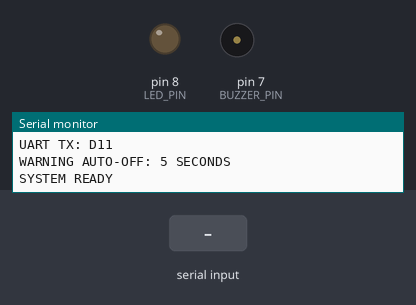
A sketch run on a simulated Arduino Uno, built with avr-gcc and run on an emulated ATmega328P. On the bench: output pins drawn as LEDs (lit = HIGH), buzzer (waves = sounding, pin HIGH), the last lines printed to the serial monitor. The test bench sets the inputs (shaded band).

Above: at 1.4 s.
1.5 s: "ALARM\n" received over the second serial link
At 2.6 s:
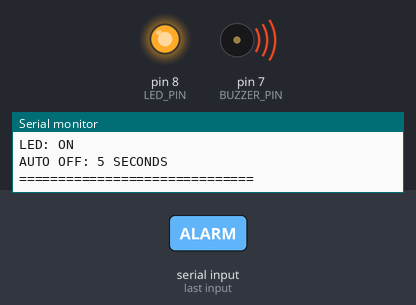
3.0 s: "IMPACT\n" received over the second serial link
4.5 s: "BACKGROUND\n" received over the second serial link
Timing chart, 0 to 9.5 s (numbered marks = the images above; inputs shaded):
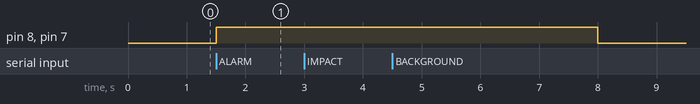

Measured:
- after the input at 1.5 s, pin 8 (LED_PIN), pin 7 (BUZZER_PIN): LOW → HIGH at once

The sketch:

auduino.ino
```cpp
#include <SoftwareSerial.h>

// =====================================
// ESP32 UART COMMUNICATION
// =====================================

SoftwareSerial espSerial(10, 11);

// D10 = RX
// D11 = TX

#define UART_BAUD 9600

// =====================================
// OUTPUT PINS
// =====================================

#define BUZZER_PIN 7
#define LED_PIN 8

// =====================================
// WARNING TIMER
// =====================================

#define WARNING_DURATION 5000UL

bool warningActive = false;

unsigned long warningStartTime = 0;
unsigned long lastStatusTime = 0;

String incomingMessage = "";
String currentSound = "BACKGROUND";

// =====================================
// WARNING ON
// =====================================

void warningON(const char* reason) {

    digitalWrite(BUZZER_PIN, HIGH);
    digitalWrite(LED_PIN, HIGH);

    warningActive = true;

    warningStartTime = millis();

    currentSound = reason;

    Serial.println();
    Serial.println("==============================");
    Serial.println("!!! SAFETY WARNING !!!");

    Serial.print("Detected Sound: ");
    Serial.println(reason);

    Serial.println("BUZZER: ON");
    Serial.println("LED: ON");

    Serial.println("AUTO OFF: 5 SECONDS");

    Serial.println("==============================");
}

// =====================================
// WARNING OFF
// =====================================

void warningOFF() {

    digitalWrite(BUZZER_PIN, LOW);
    digitalWrite(LED_PIN, LOW);

    warningActive = false;

    currentSound = "BACKGROUND";

    Serial.println();
    Serial.println("==============================");
    Serial.println("WARNING DEACTIVATED");

    Serial.println("BUZZER: OFF");
    Serial.println("LED: OFF");

    Serial.println("==============================");
}

// =====================================
// PROCESS ESP32 MESSAGE
// =====================================

void processMessage(String message) {

    message.trim();

    Serial.print("Received from ESP32: ");
    Serial.println(message);

    if (message == "ALARM") {

        warningON("ALARM");
    }

    else if (message == "IMPACT") {

        warningON("IMPACT");
    }

    else if (message == "BACKGROUND") {

        // Keep the warning active until
        // the 5-second timer finishes.

    }

    else if (message == "WARNING_OFF") {

        warningOFF();
    }

    else {

        Serial.println("Unknown command received.");
    }
}

// =====================================
// RECEIVE ESP32 UART DATA
// =====================================

void receiveESP32Data() {

    while (espSerial.available() > 0) {

        char receivedChar = espSerial.read();

        if (receivedChar == '\n') {

            incomingMessage.trim();

            if (incomingMessage.length() > 0) {

                processMessage(incomingMessage);
            }

            incomingMessage = "";
        }

        else if (receivedChar != '\r') {

            if (incomingMessage.length() < 30) {

                incomingMessage += receivedChar;
            }

            else {

                incomingMessage = "";
            }
        }
    }
}

// =====================================
// AUTOMATIC 5-SECOND SHUTDOWN
// =====================================

void checkWarningTimer() {

    if (warningActive &&
        millis() - warningStartTime >= WARNING_DURATION) {

        Serial.println();
        Serial.println("5 SECONDS COMPLETED");

        warningOFF();
    }
}

// =====================================
// SYSTEM STATUS
// =====================================

void displayStatus() {

    if (millis() - lastStatusTime >= 3000) {

        lastStatusTime = millis();

        Serial.println();
        Serial.println("------- SYSTEM STATUS -------");

        Serial.print("Sound: ");
        Serial.println(currentSound);

        Serial.print("Warning: ");
        Serial.println(warningActive ? "ACTIVE" : "NORMAL");

        Serial.print("Buzzer: ");
        Serial.println(warningActive ? "ON" : "OFF");

        Serial.print("LED: ");
        Serial.println(warningActive ? "ON" : "OFF");

        Serial.println("-----------------------------");
    }
}

// =====================================
// SETUP
// =====================================

void setup() {

    Serial.begin(9600);

    espSerial.begin(UART_BAUD);

    pinMode(BUZZER_PIN, OUTPUT);
    pinMode(LED_PIN, OUTPUT);

    digitalWrite(BUZZER_PIN, LOW);
    digitalWrite(LED_PIN, LOW);

    Serial.println();
    Serial.println("================================");
    Serial.println("INTELLIGENT SAFETY MONITORING");
    Serial.println("ESP32-S3 + ARDUINO UNO");
    Serial.println("MFCC + SVM SOUND CLASSIFICATION");
    Serial.println("================================");

    Serial.println("PIR SENSOR: REMOVED");

    Serial.println("BUZZER PIN: D7");
    Serial.println("LED PIN: D8");

    Serial.println("UART RX: D10");
    Serial.println("UART TX: D11");

    Serial.println("WARNING AUTO-OFF: 5 SECONDS");

    Serial.println();
    Serial.println("SYSTEM READY");
}

// =====================================
// MAIN LOOP
// =====================================

void loop() {

    receiveESP32Data();

    checkWarningTimer();

    displayStatus();
}
```
